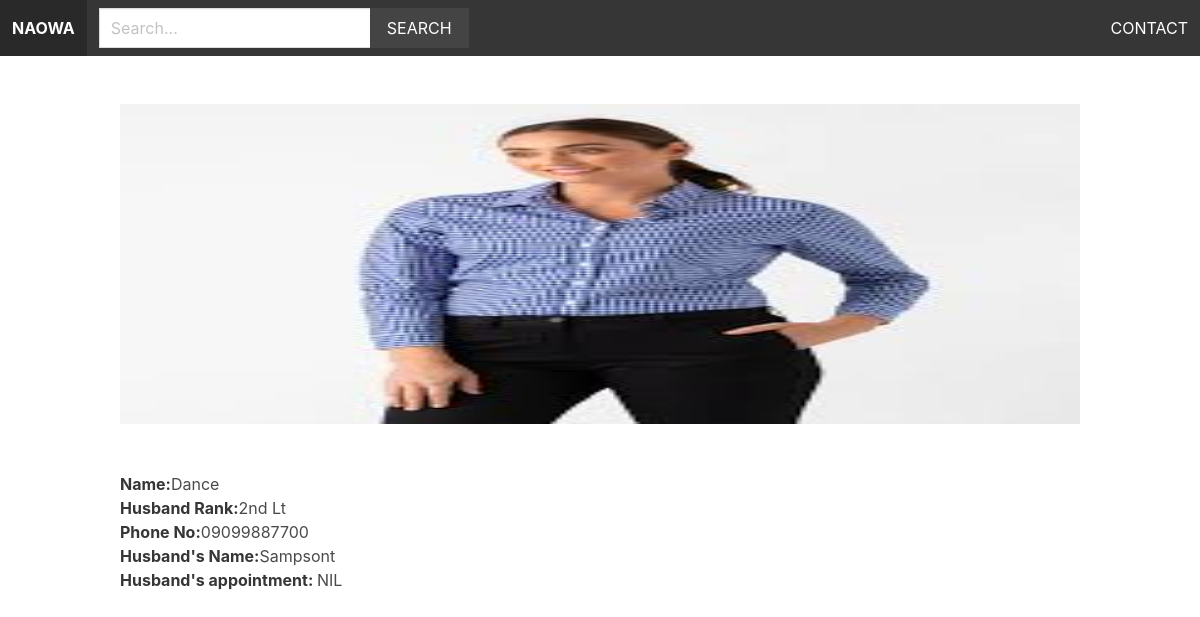
Screenshot of /result/dance/ with the database file from the repository.
### naowaapp/models.py (models this page shows, shortened)
class Members(models.Model):
    category = models.ForeignKey(Category, related_name='memberss', on_delete=models.CASCADE)
    name = models.CharField(max_length=255)
    slug = models.SlugField(unique=True)
    husbandname = models.CharField(max_length=255)
    rank = models.CharField(max_length=255, choices=VAR_RANK, default='Rank')
    appointment = models.CharField(max_length=255)
    phone = models.CharField(max_length=20, unique=True)
    email = models.EmailField(unique=True)
    address = models.CharField(max_length=600)
    dob = models.DateField(max_length=255)
    image = models.ImageField(upload_to='uploads/', blank=True, null=True)
    date_added = models.DateTimeField(auto_now_add=True)
    thumbnail = models.ImageField(upload_to='uploads/', blank=True, null=True)
    class Meta:
        ordering = ['-date_added']
        unique_together = ('name', 'slug')

### naowaapp/views.py (the view)
# urls.py: path('result/<slug:slug>/', views.result, name='result'),
def result(request, slug):
    members = Members.objects.get(slug=slug)
    context = {'members': members}
    template = 'result.html'
    return render(request, template, context)

### naowaapp/templates/result.html (shortened to what this page needs)
{% extends 'base.html' %}
{% block content %}
        {% if members.image %}
            <figure class="image is-3by1 mb-6">
                <img src="{{ members.image.url }}">
            </figure>
        {% endif %}
        <h1 class="name"><strong>Name:</strong>{{ members.name }}</h1>
        <p><strong>Husband Rank:</strong>{{ members.rank }}</p>
        <p><strong>Phone No:</strong>{{ members.phone }}</p>
        <p><strong>Husband's Name:</strong>{{ members.husbandname }}</p>
        <p><strong>Husband's appointment: </strong>{{ members.appointment }}</p>
{% endblock %}

### rows the page displays
Members: image (picture), name "Dance", rank "2nd Lt", phone "09099887700", husbandname "Sampsont", appointment "NIL"
